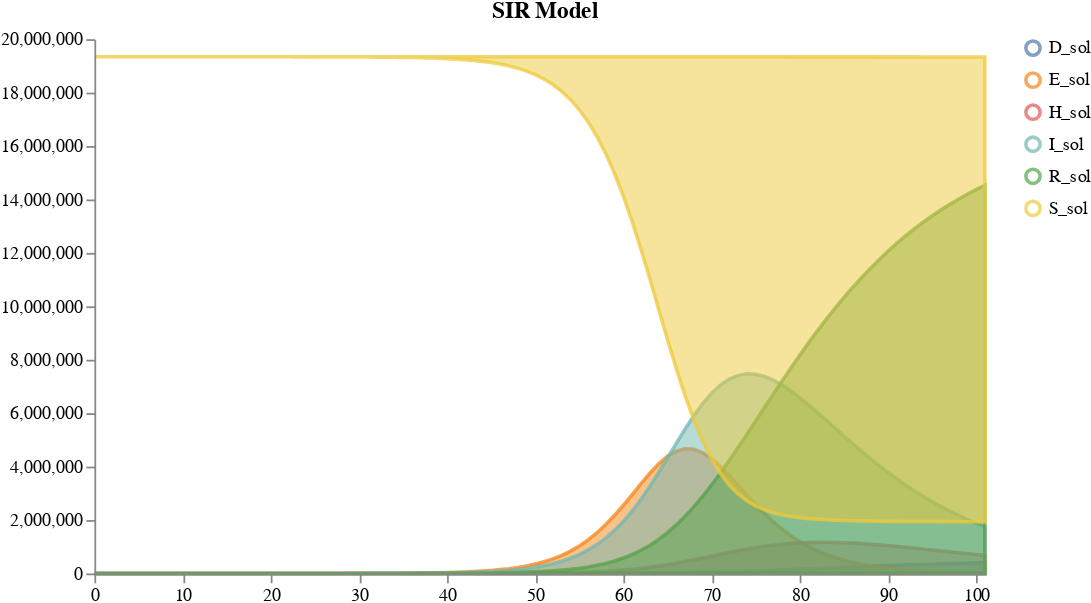

The code cell stored with this chart in its notebook:
### Code cell
result = load_and_sample_petri_model(model4_location, num_samples, timepoints=timepoints, time_unit="days", visual_options={"title": "SIR Model", "subset": ".*_sol"})
plots.ipy_display(result["visual"])

### Figure 1 — Vega specification as saved in the notebook (floating-point values rounded to 4 significant figures; data arrays with more than 128 entries replaced by an {"elided": "..."} marker saying what was removed)
{"$schema": "https://vega.github.io/schema/vega/v5.json", "axes": [{"name": "x_axis", "orient": "bottom", "scale": "xscale", "zindex": 100}, {"name": "y_axis", "orient": "left", "scale": "yscale", "zindex": 100}], "data": [{"name": "distributions", "values": {"elided": "612 records"}}, {"name": "traces", "transform": [{"expr": "isValid(datum.value)", "type": "filter"}], "values": []}, {"name": "points", "values": []}, {"name": "markers", "values": []}, {"name": "selected", "on": [{"remove": true, "trigger": "clear"}, {"remove": true, "trigger": "!shift"}, {"insert": "clicked", "trigger": "!shift && clicked"}, {"toggle": "clicked", "trigger": "shift && clicked"}]}], "height": 300, "legends": [{"encode": {"labels": {"interactive": true, "name": "legendLabel", "update": {"opacity": [{"test": "!length(data('selected')) || indata('selected', 'value', datum.value)", "value": 1}, {"value": 0.25}]}}, "symbols": {"interactive": true, "name": "legendSymbol", "update": {"fill": {"value": "transparent"}, "opacity": [{"test": "!length(data('selected')) || indata('selected', 'value', datum.value)", "value": 0.7}, {"value": 0.15}], "size": {"value": 64}, "strokeWidth": {"value": 2}}}}, "name": "color_legend", "stroke": "color"}], "marks": [{"from": {"facet": {"data": "points", "groupby": "trajectory", "name": "points_split"}}, "marks": [{"encode": {"hover": {"fillOpacity": {"value": 0.9}}, "update": {"fill": {"field": "trajectory", "scale": "color"}, "fillOpacity": [{"test": "!length(data('selected')) || indata('selected', 'value', datum.trajectory)", "value": 0.5}, {"value": 0.15}], "size": {"value": 10}, "stroke": {"field": "trajectory", "scale": "color"}, "strokeOpacity": [{"test": "!length(data('selected')) || indata('selected', 'value', datum.trajectory)", "value": 0.75}, {"value": 0.15}], "strokeWidth": {"value": 2}, "tooltip": {"field": "value"}, "x": {"field": "timepoint", "scale": "xscale"}, "y": {"field": "value", "scale": "yscale"}}}, "from": {"data": "points"}, "name": "_points_symbol", "type": "symbol", "zindex": 3}, {"encode": {"hover": {"fillOpacity": {"value": 0.9}}, "update": {"interpolate": {"value": "linear"}, "stroke": {"field": "trajectory", "scale": "color"}, "strokeOpacity": [{"test": "!length(data('selected')) || indata('selected', 'value', datum.trajectory)", "value": 0.3}, {"value": 0.1}], "strokeWidth": {"value": 2}, "x": {"field": "timepoint", "scale": "xscale"}, "y": {"field": "value", "scale": "yscale"}}}, "from": {"data": "points"}, "name": "_points_line", "type": "line", "zindex": 3}], "name": "_points", "type": "group", "zindex": 3}, {"from": {"facet": {"data": "traces", "groupby": "trajectory", "name": "traces_split"}}, "marks": [{"encode": {"hover": {"fillOpacity": {"value": 0.9}}, "update": {"interpolate": {"value": "linear"}, "stroke": {"field": "trajectory", "scale": "color"}, "strokeOpacity": [{"test": "!length(data('selected')) || indata('selected', 'value', datum.trajectory)", "value": 0.75}, {"value": 0.15}], "strokeWidth": {"value": 2}, "x": {"field": "timepoint", "scale": "xscale"}, "y": {"field": "value", "scale": "yscale"}}}, "from": {"data": "traces_split"}, "name": "_traces_lines", "type": "line"}], "name": "_traces", "type": "group", "zindex": 2}, {"from": {"facet": {"data": "distributions", "groupby": "trajectory", "name": "trajectory_split"}}, "marks": [{"encode": {"hover": {"fillOpacity": {"value": 0.9}}, "update": {"fill": {"field": "trajectory", "scale": "color"}, "fillOpacity": [{"test": "!length(data('selected')) || indata('selected', 'value', datum.trajectory)", "value": 0.5}, {"value": 0.15}], "interpolate": {"value": "linear"}, "stroke": {"field": "trajectory", "scale": "color"}, "strokeOpacity": [{"test": "!length(data('selected')) || indata('selected', 'value', datum.trajectory)", "value": 0.75}, {"value": 0.15}], "strokeWidth": {"value": 2}, "x": {"field": "timepoint", "scale": "xscale"}, "y": {"field": "upper", "scale": "yscale"}, "y2": {"field": "lower", "scale": "yscale"}}}, "from": {"data": "trajectory_split"}, "type": "area"}], "name": "_distributions", "type": "group", "zindex": 1}, {"marks": [{"encode": {"enter": {"stroke": {"value": "lightgray"}}, "update": {"opacity": {"value": 1}, "x": {"field": "timepoint", "scale": "xscale"}, "y": {"signal": "height"}, "y2": {"value": 0}}}, "from": {"data": "markers"}, "name": "_marker text", "type": "rule"}, {"encode": {"enter": {"fontSize": {"value": 8}, "text": {"field": "datum.label"}, "y": {"value": 0}}}, "from": {"data": "_marker text"}, "name": "_marker flags", "transform": [{"as": ["x", "_y", "opacity", "align", "baseline"], "lineAnchor": "start", "offset": [1], "size": {"signal": "[width, height]"}, "type": "label"}], "type": "text"}], "name": "_markers", "type": "group"}], "scales": [{"domain": {"fields": [{"data": "distributions", "field": "timepoint"}, {"data": "traces", "field": "timepoint"}, {"data": "points", "field": "timepoint"}, {"data": "markers", "field": "timepoint"}]}, "name": "xscale", "range": "width", "type": "linear", "zero": false}, {"domain": {"fields": [{"data": "distributions", "field": "lower"}, {"data": "distributions", "field": "upper"}, {"data": "traces", "field": "value"}, {"data": "points", "field": "value"}]}, "name": "yscale", "nice": true, "range": "height", "type": "linear", "zero": true}, {"domain": {"fields": [{"data": "distributions", "field": "trajectory"}, {"data": "traces", "field": "trajectory"}, {"data": "points", "field": "trajectory"}]}, "name": "color", "range": "category", "type": "ordinal"}], "signals": [{"name": "clear", "on": [{"events": "mouseup[!event.item]", "force": true, "update": "true"}], "value": true}, {"name": "shift", "on": [{"events": "@legendSymbol:click, @legendLabel:click", "force": true, "update": "event.shiftKey"}], "value": false}, {"name": "clicked", "on": [{"events": "@legendSymbol:click, @legendLabel:click", "force": true, "update": "{value: datum.value}"}], "value": null}], "title": "SIR Model", "width": 500}
